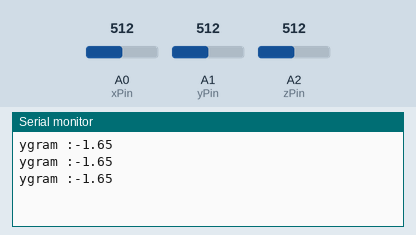
This sketch was run on a simulated Arduino Uno, built with avr-gcc and run on an emulated ATmega328P. On the bench: the last lines printed to the serial monitor. Inputs (shaded band) come from the test bench; at power-on: A1 (yPin) = 512, A0 (xPin) = 512, A2 (zPin) = 512.

Above: at 1.2 s.
1.3 s: A1 (yPin) set to 716
At 1.56 s:
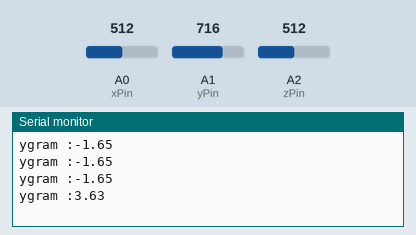
2.8 s: A1 (yPin) set to 900
At 2.98 s:
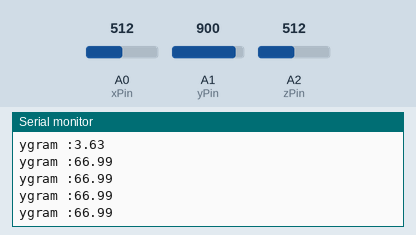
Timing chart, 0 to 5.8 s (numbered marks = the images above; inputs shaded):
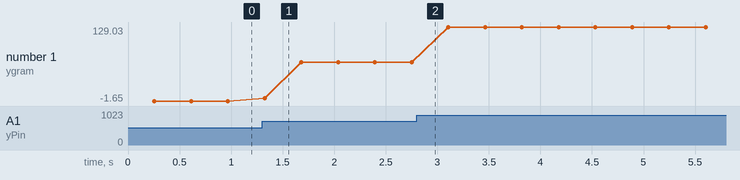

The sketch:

adxl335_valuePrint.ino
```cpp
unsigned int unitX = 0;
unsigned int unitY = 0;
unsigned int unitZ = 0;
float Xgram = 0;
float Ygram = 0;

byte xPin = 0;
byte yPin = 1;
byte zPin = 2;

void setup() {
    analogReference(EXTERNAL);
    Serial.begin(9600);
}

void loop() {
    unitX = analogRead(xPin);
    unitY = analogRead(yPin);
    unitZ = analogRead(zPin);

    for(int i=0 ; i<50; i++){
       unitY += analogRead(yPin);
       delay(5);
    }
    unitY = unitY/50;
    Ygram = (unitY - 527.0)*0.330;
    Serial.print("ygram :");
    Serial.println(Ygram);
    unitY = 0;

    delay(100);

}
```

Measured:
- after the input at 1.3 s, the serial monitor: prints a new line at once (image 1)
- plotted number 1: -1.65 → 66.99 after the input at 1.3 s, 66.99 → 129.03 after the input at 2.8 s
